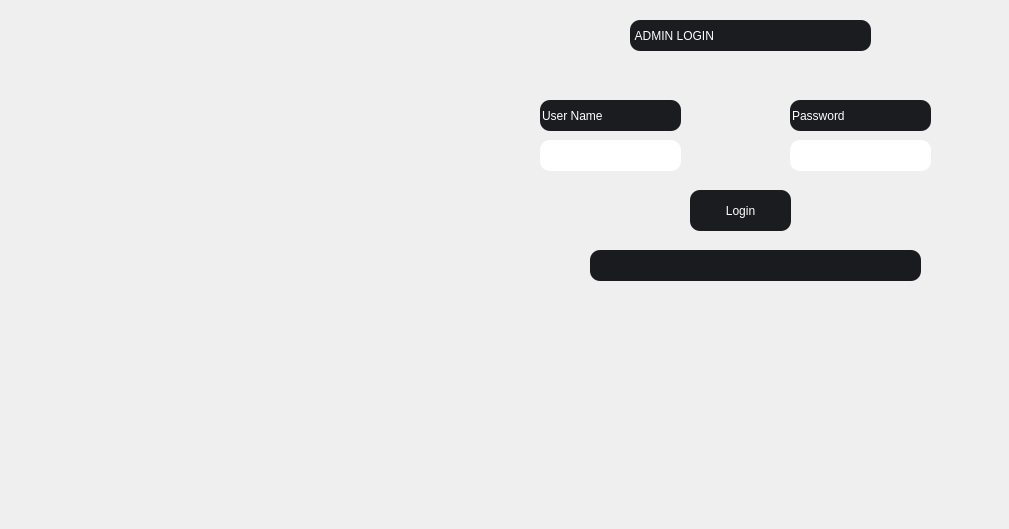
    <widget class="QWidget" name="tab">
     <attribute name="title">
      <string>Tab 1</string>
     </attribute>
     <widget class="QLabel" name="label">
      <property name="geometry">
       <rect>
        <x>0</x>
        <y>-10</y>
        <width>1000</width>
        <height>520</height>
       </rect>
      </property>
      <property name="text">
       <string/>
      </property>
      <property name="pixmap">
       <pixmap>Loginimage.jpg</pixmap>
      </property>
      <property name="scaledContents">
       <bool>true</bool>
      </property>
     </widget>
     <widget class="QLineEdit" name="lineEdit">
      <property name="geometry">
       <rect>
        <x>630</x>
        <y>20</y>
        <width>241</width>
        <height>31</height>
       </rect>
      </property>
      <property name="styleSheet">
       <string notr="true">background-color: rgb(27, 28, 32);
border-radius:10;
color: rgb(255, 255, 255);
font: 75 22pt &quot;MS Shell Dlg 2&quot;;</string>
      </property>
      <property name="text">
       <string> ADMIN LOGIN</string>
      </property>
     </widget>
     <widget class="QLineEdit" name="lineEdit_2">
      <property name="geometry">
       <rect>
        <x>540</x>
        <y>100</y>
        <width>141</width>
        <height>31</height>
       </rect>
      </property>
      <property name="styleSheet">
       <string notr="true">background-color: rgb(27, 28, 32);
font: 75 16pt &quot;MS Shell Dlg 2&quot;;
border-radius:10;
color: rgb(255, 255, 255);</string>
      </property>
      <property name="text">
       <string>User Name</string>
      </property>
     </widget>
     <widget class="QLineEdit" name="lineEdit_3">
      <property name="geometry">
       <rect>
        <x>790</x>
        <y>100</y>
        <width>141</width>
        <height>31</height>
       </rect>
      </property>
      <property name="styleSheet">
       <string notr="true">background-color: rgb(27, 28, 32);
font: 75 16pt &quot;MS Shell Dlg 2&quot;;
border-radius:10;
color: rgb(255, 255, 255);</string>
      </property>
      <property name="text">
       <string>Password</string>
      </property>
     </widget>
     <widget class="QLineEdit" name="USERNAME">
      <property name="geometry">
       <rect>
        <x>540</x>
        <y>140</y>
        <width>141</width>
        <height>31</height>
       </rect>
      </property>
      <property name="styleSheet">
       <string notr="true">border-color: rgb(255, 255, 255);
background-color: rgb(255, 255, 255);
font: 75 16pt &quot;MS Shell Dlg 2&quot;;
border-radius:10;
color: rgb(0,0,0);
padding-left:3;</string>
      </property>
      <property name="text">
       <string/>
      </property>
     </widget>
     <widget class="QLineEdit" name="PASSWORD">
      <property name="geometry">
       <rect>
        <x>790</x>
        <y>140</y>
        <width>141</width>
        <height>31</height>
       </rect>
      </property>
      <property name="styleSheet">
       <string notr="true">border-color: rgb(255, 255, 255);
background-color: rgb(255, 255, 255);
font: 75 16pt &quot;MS Shell Dlg 2&quot;;
border-radius:10;
color: rgb(0,0,0);
padding-left:3;</string>
      </property>
      <property name="text">
       <string/>
      </property>
      <property name="echoMode">
       <enum>QLineEdit::Password</enum>
      </property>
     </widget>
     <widget class="QPushButton" name="LOGINBUTTON">
      <property name="geometry">
       <rect>
        <x>690</x>
        <y>190</y>
        <width>101</width>
        <height>41</height>
       </rect>
      </property>
      <property name="styleSheet">
       <string notr="true">background-color: rgb(27, 28, 32);
font: 75 16pt &quot;MS Shell Dlg 2&quot;;
border-radius:10;
color: rgb(255, 255, 255);</string>
      </property>
      <property name="text">
       <string>Login</string>
      </property>
     </widget>
     <widget class="QLineEdit" name="LOGININFO">
      <property name="geometry">
       <rect>
        <x>590</x>
        <y>250</y>
        <width>331</width>
        <height>31</height>
       </rect>
      </property>
      <property name="styleSheet">
       <string notr="true">background-color: rgb(26, 27, 31);
font: 75 16pt &quot;MS Shell Dlg 2&quot;;
border-radius:10;
color: rgb(255, 255, 255);</string>
      </property>
      <property name="text">
       <string/>
      </property>
     </widget>
    </widget>
